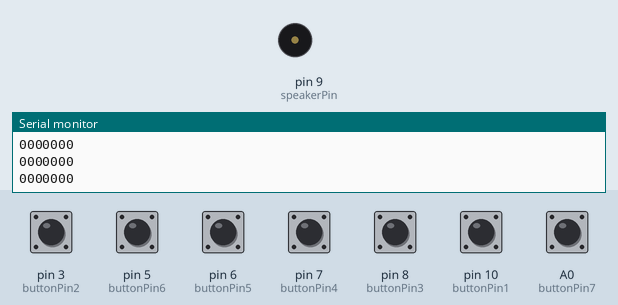
Simulated run of this sketch. Board: Arduino Uno, built with avr-gcc and run on an emulated ATmega328P. Parts: buzzer (waves = sounding), the last lines printed to the serial monitor. Inputs (shaded band) come from the test bench; at power-on: A0 (buttonPin7), pin 3 (buttonPin2), pin 5 (buttonPin6), pin 6 (buttonPin5), pin 7 (buttonPin4), pin 8 (buttonPin3), pin 10 (buttonPin1) HIGH. Storage starts empty; the audio player accepts every command and is not drawn.

Above: at 1.3 s.
1.4 s: pin 3 (buttonPin2) pulled LOW for 0.3 s
At 2.1 s:
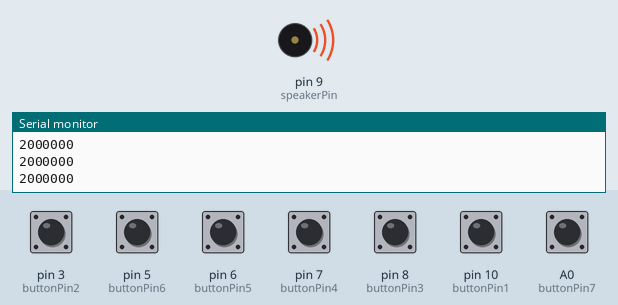
3.7 s: pin 6 (buttonPin5) pulled LOW for 1 s
At 5.1 s:
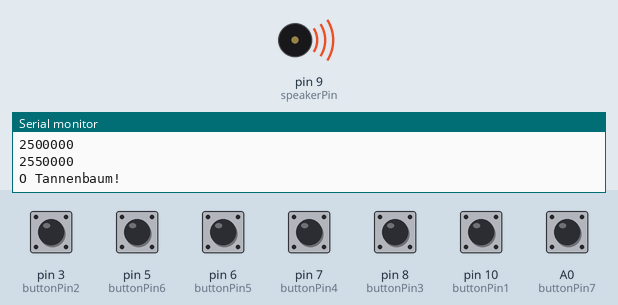
Timing chart, 0 to 6.7 s (numbered marks = the images above; inputs shaded):
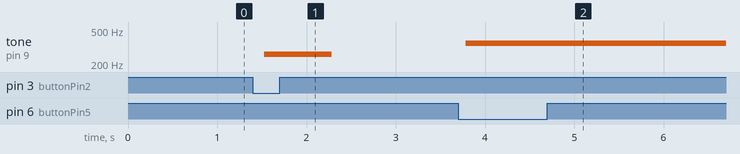

Measured:
- after the input at 1.4 s, tone on pin 9 (speakerPin): silent → 261 Hz after 0.13 s, → silent 0.75 s later
- after the input at 3.7 s, tone on pin 9 (speakerPin): silent → 349 Hz after 0.08 s

The sketch:

finalexp.ino
```cpp
/* Final Project for Object Fall 2020
 * Emily Moore   emmo0454@colorado.edu
 * Created Dec 10 2020
 * Holiday Musical Vest -
 *    Vest features 7 buttons; 6 with tonal values and 1 reset button
 *    User must press the tonal combination of a common holiday song to unlock the song and play it
 *    Songs each play for approx. 2 mins
 *
 *    Credits: Adapted Arduino audio player from: https://simple-circuit.com/arduino-wave-audio-player-sd-card/
 */


#include <SD.h>
#include <SPI.h>
#include "TMRpcm.h"

TMRpcm audio;

File root;

// create button pin variables
const int buttonPin1 = 10;
const int buttonPin2 = 3;
const int buttonPin3 = 8;
const int buttonPin4 = 7;
const int buttonPin5 = 6;
const int buttonPin6 = 5;
const int buttonPin7 = A0;
long prevTime = millis();
//create secret code array
int secretCode[7];
int counter = 0;
//unlock arrays for each of the songs
int jingleBells[5] = {1, 4, 3, 2, 1};
int deckHalls[4] = {6, 5, 4, 3};
int merryXmas[7] = {2, 5, 5, 6, 5, 4, 3};
int oTannenbaum[4] = {2, 5, 5, 5};

int songCounter = 0;
File current;

void setup() {
  //setup each of the button pins and the speaker for the tones
  pinMode(buttonPin1, INPUT_PULLUP);
  pinMode(buttonPin2, INPUT_PULLUP);
  pinMode(buttonPin3, INPUT_PULLUP);
  pinMode(buttonPin4, INPUT_PULLUP);
  pinMode(buttonPin5, INPUT_PULLUP);
  pinMode(buttonPin6, INPUT_PULLUP);
  pinMode(buttonPin7, INPUT_PULLUP);
  pinMode(9, OUTPUT);
  Serial.begin(9600);

  //check that SD card is functional (pin 4)
  Serial.print("Initializing SD card...");
  if (!SD.begin(4)) {
    Serial.println("failed!");
    while (true); // stay here.
  }
  Serial.println("OK!");

  audio.speakerPin = 9;  // set speaker output to pin 9

  root = SD.open("/");      // open SD card main root
 // printDirectory(root, 0);  // print all files names and sizes

  audio.setVolume(7);    //   set volume level from 0 to 7
  audio.quality(0);      //  set audio sampling
}

void loop() {

  long newTime = millis();
  //initialize button states based on digital read from pins
  boolean buttonState1 = digitalRead(buttonPin1);
  boolean buttonState2 = digitalRead(buttonPin2);
  boolean buttonState3 = digitalRead(buttonPin3);
  boolean buttonState4 = digitalRead(buttonPin4);
  boolean buttonState5 = digitalRead(buttonPin5);
  boolean buttonState6 = digitalRead(buttonPin6);
  boolean buttonState7 = digitalRead(buttonPin7);


  //make sure that secretCode array does not ever overflow
  if (counter >= 8) {
    counter = 0;
    for (int i = 0; i < 7; i++) {
      secretCode[i] = 0;
    }
  }
  //play a tone for each button press, add button code onto secretCode, and incriment counter
  if (buttonState1 == LOW) {
    // first tone - G3
    tone(9, 196);
    prevTime = millis();
    secretCode[counter] = 1;
    counter++;
  }
  if (buttonState2 == LOW) {
    //second tone - C4
    tone(9, 261);
    prevTime = millis();
    secretCode[counter] = 2;
    counter++;
  }
  if (buttonState3 == LOW) {
    //third tone - D4
    tone(9, 293);
    prevTime = millis();
    secretCode[counter] = 3;
    counter++;
  }
  if (buttonState4 == LOW) {
    //fourth tone - E4
    tone(9, 329);
    prevTime = millis();
    secretCode[counter] = 4;
    counter++;
  }
  if (buttonState5 == LOW) {
    //fifth tone - F4
    tone(9, 349);
    prevTime = millis();
    secretCode[counter] = 5;
    counter++;
  }
  if (buttonState6 == LOW) {
    //sixth tone - G4
    tone(9, 392);
    prevTime = millis();
    secretCode[counter] = 6;
    counter++;
  }
  //reset counter and clear secretCode when the RESET button is pressed
  if (buttonState7 == LOW) {
    counter = 0;
    for (int i = 0; i < 7; i++) {
      secretCode[i] = 0;
    }
  }
  //keep time for length of tone play (resets at each button press)
  if (newTime - prevTime >= 700) {
    noTone(9);
  }

  //check for jingleBells unlock
  for (int i = 0; i < 5; i++) {
    if (secretCode[i] == jingleBells[i]) {
      songCounter++;
    }
    //if jingleBells array matches, print "Jingle Bells!" and play jingle bells file, reset all counters and secretCode
    if (songCounter == 5) {
      Serial.println("Jingle Bells!");
      audio.play("JINGLE~2.WAV");
      delay(142000);
      for (int i = 0; i < 7; i++) {
        secretCode[i] = 0;
      }
      counter = 0;
    }
  }
  songCounter = 0;

  //check for deckHalls unlock
  for (int i = 0; i < 4; i++) {
    if (secretCode[i] == deckHalls[i]) {
      songCounter++;
    }
    //if deckHall array matches, print "Deck the Halls!" and play deck halls file, reset all counters and secretCode
    if (songCounter == 4) {
      Serial.println("Deck the Halls!");
      audio.play("DECKHA~2.WAV");
      delay(106000);
      for (int i = 0; i < 7; i++) {
        secretCode[i] = 0;
      }
      counter = 0;
    }
  }
  songCounter = 0;

  //check for merryXmas unlock
  for (int i = 0; i < 7; i++) {
    if (secretCode[i] == merryXmas[i]) {
      songCounter++;
    }
    //if merryXmas array matches, print "Merry Christmas!" and play merry file, reset all counters and secretCode
    if (songCounter == 7) {
      Serial.println("Merry Christmas!");
      audio.play("MERRY_~1.WAV");
      delay(117000);
      for (int i = 0; i < 7; i++) {
        secretCode[i] = 0;
      }
      counter = 0;
    }
  }
  songCounter = 0;

  //check for oTannenbaum unlock
  for (int i = 0; i < 4; i++) {
    if (secretCode[i] == oTannenbaum[i]) {
      songCounter++;
    }
    //if oTannenbaum array matches, print "O Tannenbaum!" and play tannenbaum file, reset all counters and secretCode
    if (songCounter == 4) {
      Serial.println("O Tannenbaum!");
      audio.play("TANN_WAV.WAV");
      delay(95000);
      for (int i = 0; i < 7; i++) {
        secretCode[i] = 0;
      }
      counter = 0;
    }
  }
  songCounter = 0;

//print secretCode array to check button and array functionality
  Serial.print(secretCode[0]);
  Serial.print(secretCode[1]);
  Serial.print(secretCode[2]);
  Serial.print(secretCode[3]);
  Serial.print(secretCode[4]);
  Serial.print(secretCode[5]);
  Serial.println(secretCode[6]);
 delay(250);


}
//checker function from tutorial, print the contents of the SD card
//https://simple-circuit.com/arduino-wave-audio-player-sd-card/
void printDirectory(File dir, int numTabs) {
  while (true) {

    File entry =  dir.openNextFile();
    if (! entry) {
      // no more files
      break;
    }
    for (uint8_t i = 0; i < numTabs; i++) {
      Serial.print('\t');
    }
    Serial.print(entry.name());
    if (entry.isDirectory()) {
      Serial.println("/");
      printDirectory(entry, numTabs + 1);
    } else {
      // files have sizes, directories do not
      Serial.print("\t\t");
      Serial.println(entry.size(), DEC);
    }
    entry.close();
  }
}
```
